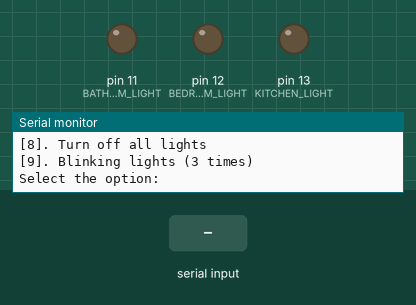
Simulated run of this sketch. Board: Arduino Uno, built with avr-gcc and run on an emulated ATmega328P. Parts: output pins drawn as LEDs (lit = HIGH), the last lines printed to the serial monitor. Dashed ring = blinking. The inputs (shaded band) are chosen by the test bench.

Above: at 1.4 s.
1.5 s: "9\n" received over Serial
At 1.9 s:
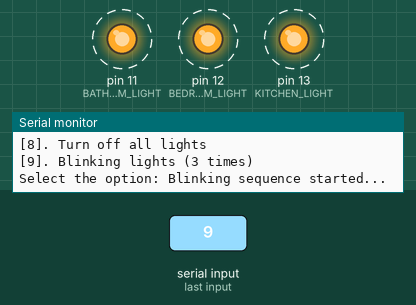
Timing chart, 0 to 5.5 s (numbered marks = the images above; inputs shaded):
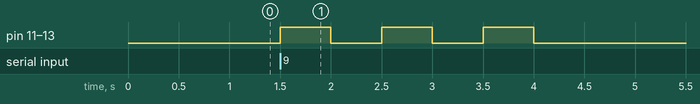

Measured:
- after the input at 1.5 s, pin 11 (BATHROOM_LIGHT), pin 12 (BEDROOM_LIGHT), pin 13 (KITCHEN_LIGHT): alternates HIGH for 0.50 s and LOW for 0.50 s, 6 changes in all, then stays LOW, starting at once

The sketch:

practica_arduino.ino
```cpp
const int BATHROOM_LIGHT = 11;
const int BEDROOM_LIGHT = 12;
const int KITCHEN_LIGHT = 13;

void menu(){
  Serial.println("MENU");
  Serial.println("[1]. Turn on bathroom_light");
  Serial.println("[2]. Turn off bathroom_light");
  Serial.println("[3]. Turn on bedroom_light");
  Serial.println("[4]. Turn off bedroom_light");
  Serial.println("[5]. Turn on kitchen_light");
  Serial.println("[6]. Turn off kitchen_light");
  Serial.println("[7]. Turn on all lights");
  Serial.println("[8]. Turn off all lights");
  Serial.println("[9]. Blinking lights (3 times)");
  Serial.print("Select the option: ");
}

void setup() {
  pinMode(BATHROOM_LIGHT, OUTPUT);
  pinMode(BEDROOM_LIGHT, OUTPUT);
  pinMode(KITCHEN_LIGHT, OUTPUT);
  Serial.begin(9600);
  menu(); // Show menu on startup
}

// FIXED: Renamed from loop1 to loop
void loop() {
  if(Serial.available() > 0){
    char opt = Serial.read();

    // Clear buffer logic (optional but helps with newline characters)
    while(Serial.available() > 0) Serial.read();

    switch (opt){
      case '1':
        digitalWrite(BATHROOM_LIGHT, HIGH);
        Serial.println("Bathroom ON");
        break; // FIXED: Added break to stop code here

      case '2':
        digitalWrite(BATHROOM_LIGHT, LOW);
        Serial.println("Bathroom OFF");
        break;

      case '3':
        digitalWrite(BEDROOM_LIGHT, HIGH);
        Serial.println("Bedroom ON");
        break;

      case '4':
        digitalWrite(BEDROOM_LIGHT, LOW);
        Serial.println("Bedroom OFF");
        break;

      case '5':
        digitalWrite(KITCHEN_LIGHT, HIGH);
        Serial.println("Kitchen ON");
        break;

      case '6':
        digitalWrite(KITCHEN_LIGHT, LOW);
        Serial.println("Kitchen OFF");
        break;

      case '7':
        digitalWrite(BATHROOM_LIGHT, HIGH);
        digitalWrite(BEDROOM_LIGHT, HIGH);
        digitalWrite(KITCHEN_LIGHT, HIGH);
        Serial.println("All Lights ON");
        break;

      case '8':
        digitalWrite(BATHROOM_LIGHT, LOW);
        digitalWrite(BEDROOM_LIGHT, LOW);
        digitalWrite(KITCHEN_LIGHT, LOW);
        Serial.println("All Lights OFF");
        break;

      case '9':
        Serial.println("Blinking sequence started...");
        // Simple loop to blink 3 times
        for(int i=0; i<3; i++) {
           digitalWrite(BATHROOM_LIGHT, HIGH);
           digitalWrite(BEDROOM_LIGHT, HIGH);
           digitalWrite(KITCHEN_LIGHT, HIGH);
           delay(500); // Wait 500ms
           digitalWrite(BATHROOM_LIGHT, LOW);
           digitalWrite(BEDROOM_LIGHT, LOW);
           digitalWrite(KITCHEN_LIGHT, LOW);
           delay(500);
        }
      break;

       default:
        // Handles invalid inputs (like newlines or wrong numbers)
        break;
    }

    // Show menu again after an action so the user knows what to do next
    if (opt != '\n' && opt != '\r') {
       menu();
    }
  }
}
```
